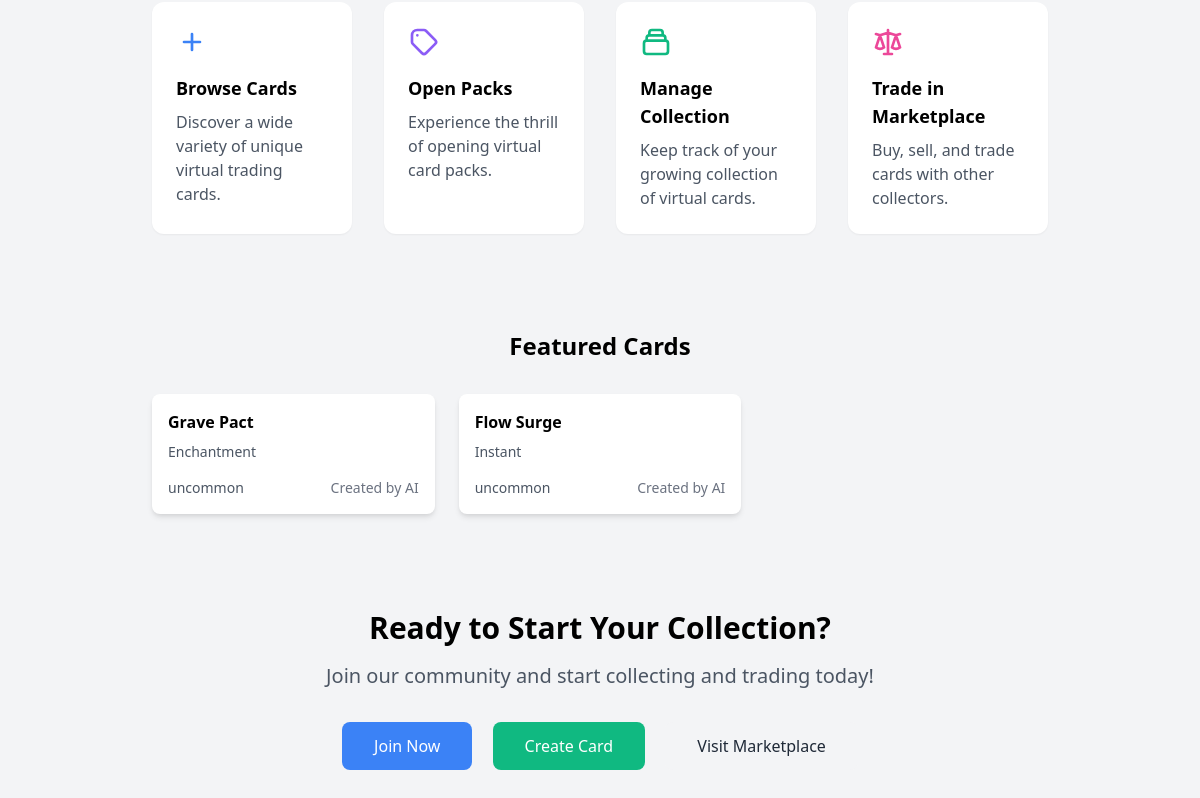
The app's page /cards/home/ (lower part), older data.
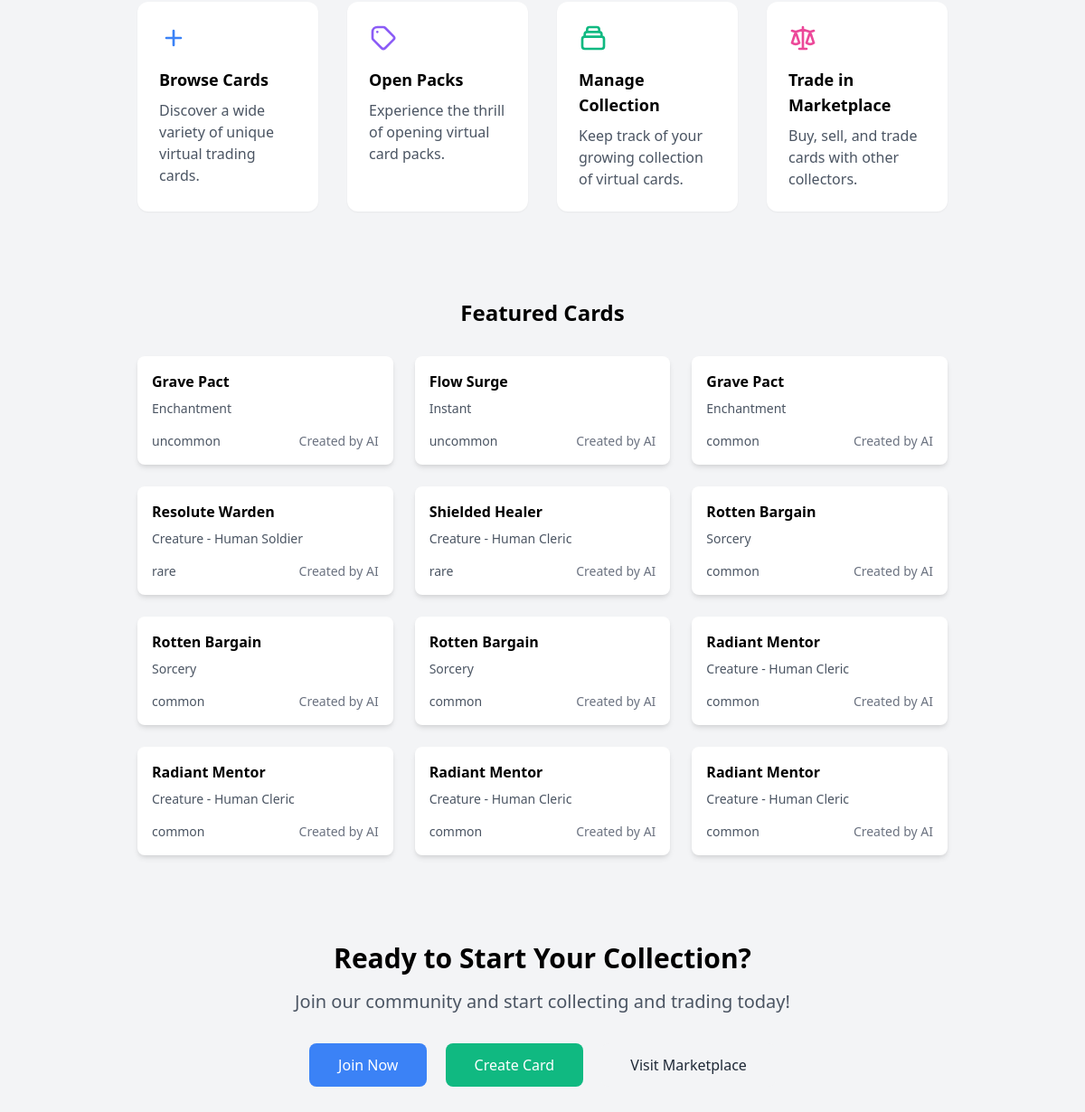
The same page, newer data.
### cards/models.py (models this page shows, shortened)
class Card(models.Model):
    name = models.CharField(max_length=200)
    manaCost = models.CharField(max_length=200, blank=True, null=True)
    type = models.CharField(max_length=200)
    abilities = models.TextField(blank=True, null=True)
    flavorText = models.TextField(blank=True, null=True)
    rarity = models.CharField(max_length=50)
    set_name = models.CharField(max_length=50)
    card_number = models.IntegerField()
    powerToughness = models.CharField(max_length=20, blank=True, null=True)
    backblaze_image_url = models.URLField(max_length=500, blank=True, null=True)
    created_at = models.DateTimeField(auto_now_add=True)

### cards/views.py (the view)
# urls.py: path('home/', views.home, name='home'),
def home(request):
    cards = Card.objects.all()
    return render(request, 'cards/home.html', {'cards': cards})

### cards/templates/cards/home.html (shortened to what this page needs)
{% extends "base.html" %}
{% block content %}
<div class="max-w-4xl mx-auto">
    <div class="grid grid-cols-1 md:grid-cols-4 gap-8 py-12">
        <div class="bg-white rounded-xl p-6 shadow-sm hover:shadow-md transition-shadow">
            <div class="text-blue-500 mb-4">
                <svg xmlns="http://www.w3.org/2000/svg" class="h-8 w-8" fill="none" viewBox="0 0 24 24" stroke="currentColor">
                    <path stroke-linecap="round" stroke-linejoin="round" stroke-width="2" d="M12 6v6m0 0v6m0-6h6m-6 0H6"/>
                </svg>
            </div>
            <h3 class="text-lg font-semibold mb-2">Browse Cards</h3>
            <p class="text-gray-600">Discover a wide variety of unique virtual trading cards.</p>
        </div>
        <div class="bg-white rounded-xl p-6 shadow-sm hover:shadow-md transition-shadow">
            <div class="text-purple-500 mb-4">
                <svg xmlns="http://www.w3.org/2000/svg" class="h-8 w-8" fill="none" viewBox="0 0 24 24" stroke="currentColor">
                    <path stroke-linecap="round" stroke-linejoin="round" stroke-width="2" d="M7 7h.01M7 3h5c.512 0 1.024.195 1.414.586l7 7a2 2 0 010 2.828l-7 7a2 2 0 01-2.828 0l-7-7A1.994 1.994 0 013 12V7a4 4 0 014-4z"/>
                </svg>
            </div>
            <h3 class="text-lg font-semibold mb-2">Open Packs</h3>
            <p class="text-gray-600">Experience the thrill of opening virtual card packs.</p>
        </div>
        <div class="bg-white rounded-xl p-6 shadow-sm hover:shadow-md transition-shadow">
            <div class="text-green-500 mb-4">
            </div>
            <h3 class="text-lg font-semibold mb-2">Manage Collection</h3>
            <p class="text-gray-600">Keep track of your growing collection of virtual cards.</p>
        </div>
        <div class="bg-white rounded-xl p-6 shadow-sm hover:shadow-md transition-shadow">
            <div class="text-pink-500 mb-4">
            </div>
            <h3 class="text-lg font-semibold mb-2">Trade in Marketplace</h3>
            <p class="text-gray-600">Buy, sell, and trade cards with other collectors.</p>
        </div>
    </div>
    <div class="py-12">
        <h2 class="text-2xl font-bold text-center mb-8">Featured Cards</h2>
        <div class="grid grid-cols-1 md:grid-cols-3 gap-6">
            {% for card in cards %}
            <div class="bg-white rounded-lg shadow-md overflow-hidden hover:shadow-lg transition-shadow duration-200">
                <div class="p-4">
                    <h3 class="font-semibold mb-2">{{ card.name }}</h3>
                    <p class="text-sm text-gray-600">{{ card.type }}</p>
                    <div class="mt-4 flex justify-between items-center">
                        <span class="text-sm font-medium
                            {% if card.rarity == 'Mythic Rare' %}text-purple-600
                            {% elif card.rarity == 'Rare' %}text-blue-600
                            {% elif card.rarity == 'Uncommon' %}text-green-600
                            {% else %}text-gray-600{% endif %}">
                            {{ card.rarity }}
                        </span>
                        <span class="text-sm text-gray-500">Created by AI</span>
                    </div>
                </div>
            </div>
            {% endfor %}
        </div>
    </div>
    <div class="text-center py-12">
        <h2 class="text-3xl font-bold mb-4">Ready to Start Your Collection?</h2>
        <p class="text-xl text-gray-600 mb-8">Join our community and start collecting and trading today!</p>
        <div class="space-x-4">
            <clerk-sign-in class="bg-blue-500 text-white px-8 py-3 rounded-lg inline-block font-medium hover:bg-blue-600 transition-colors">Join Now</clerk-sign-in>
            <a href="/cards/create/" class="bg-green-500 text-white px-8 py-3 rounded-lg inline-block font-medium hover:bg-green-600 transition-colors">Create Card</a>
            <a href="/cards/" class="bg-gray-100 text-gray-800 px-8 py-3 rounded-lg inline-block font-medium hover:bg-gray-200 transition-colors">Visit Marketplace</a>
        </div>
    </div>
</div>
{% endblock %}

### cards/templates/base.html (shortened to what this page needs)
<!DOCTYPE html>
<html lang="en">
<head>
    <link href="https://cdn.jsdelivr.net/npm/tailwindcss@2.2.19/dist/tailwind.min.css" rel="stylesheet">
</head>
<body class="bg-gray-100">
    <div class="container mx-auto mt-8">
        {% block content %}
        {% endblock %}
    </div>
</body>
</html>

Row changes from the older to the newer data that the page shows:
added Card: name "Grave Pact", type "Enchantment", rarity "common"
added Card: name "Resolute Warden", type "Creature - Human Soldier", rarity "rare"
added Card: name "Shielded Healer", type "Creature - Human Cleric", rarity "rare"
added Card: name "Rotten Bargain", type "Sorcery", rarity "common"
added Card: name "Rotten Bargain", type "Sorcery", rarity "common"
added Card: name "Rotten Bargain", type "Sorcery", rarity "common"
added Card: name "Radiant Mentor", type "Creature - Human Cleric", rarity "common"
added Card: name "Radiant Mentor", type "Creature - Human Cleric", rarity "common"
added Card: name "Radiant Mentor", type "Creature - Human Cleric", rarity "common"
added Card: name "Radiant Mentor", type "Creature - Human Cleric", rarity "common"
